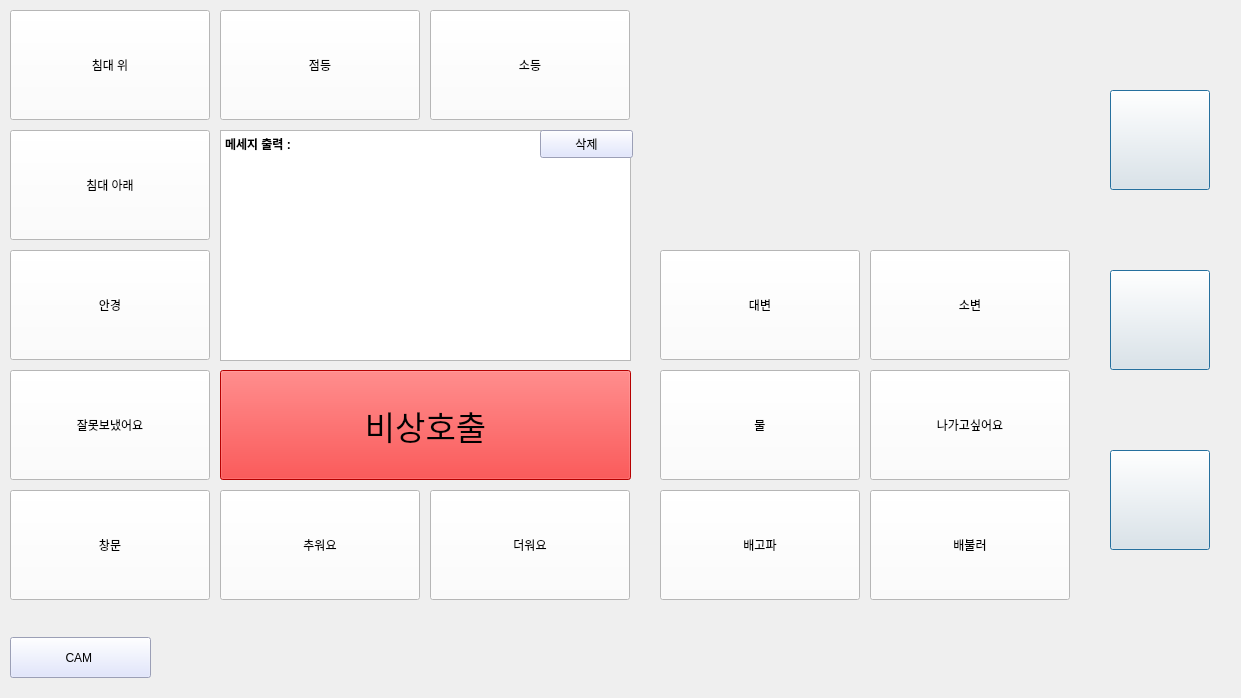
<?xml version="1.0" encoding="UTF-8"?>
<ui version="4.0">
 <class>Form</class>
 <widget class="QWidget" name="Form">
  <property name="geometry">
   <rect>
    <x>0</x>
    <y>0</y>
    <width>1241</width>
    <height>698</height>
   </rect>
  </property>
  <property name="contextMenuPolicy">
   <enum>Qt::NoContextMenu</enum>
  </property>
  <property name="windowTitle">
   <string>Form</string>
  </property>
  <widget class="QPushButton" name="bed_up_btn">
   <property name="geometry">
    <rect>
     <x>10</x>
     <y>10</y>
     <width>200</width>
     <height>110</height>
    </rect>
   </property>
   <property name="styleSheet">
    <string notr="true">background-color: rgb(255, 255, 255);
font: 20pt &quot;휴먼엑스포&quot;;</string>
   </property>
   <property name="text">
    <string>침대 위</string>
   </property>
   <property name="autoDefault">
    <bool>false</bool>
   </property>
  </widget>
  <widget class="QPushButton" name="glasses_btn">
   <property name="geometry">
    <rect>
     <x>10</x>
     <y>250</y>
     <width>200</width>
     <height>110</height>
    </rect>
   </property>
   <property name="styleSheet">
    <string notr="true">background-color: rgb(255, 255, 255);
font: 20pt &quot;휴먼엑스포&quot;;</string>
   </property>
   <property name="text">
    <string>안경</string>
   </property>
  </widget>
  <widget class="QPushButton" name="small_btn">
   <property name="geometry">
    <rect>
     <x>870</x>
     <y>250</y>
     <width>200</width>
     <height>110</height>
    </rect>
   </property>
   <property name="styleSheet">
    <string notr="true">background-color: rgb(255, 255, 255);
font: 20pt &quot;휴먼엑스포&quot;;</string>
   </property>
   <property name="text">
    <string>소변</string>
   </property>
  </widget>
  <widget class="QPushButton" name="big_btn">
   <property name="geometry">
    <rect>
     <x>660</x>
     <y>250</y>
     <width>200</width>
     <height>110</height>
    </rect>
   </property>
   <property name="styleSheet">
    <string notr="true">background-color: rgb(255, 255, 255);
font: 20pt &quot;휴먼엑스포&quot;;</string>
   </property>
   <property name="text">
    <string>대변</string>
   </property>
  </widget>
  <widget class="QPushButton" name="light_off_btn">
   <property name="geometry">
    <rect>
     <x>430</x>
     <y>10</y>
     <width>200</width>
     <height>110</height>
    </rect>
   </property>
   <property name="styleSheet">
    <string notr="true">background-color: rgb(255, 255, 255);
font: 20pt &quot;휴먼엑스포&quot;;</string>
   </property>
   <property name="text">
    <string>소등</string>
   </property>
  </widget>
  <widget class="QPushButton" name="bed_down_btn">
   <property name="geometry">
    <rect>
     <x>10</x>
     <y>130</y>
     <width>200</width>
     <height>110</height>
    </rect>
   </property>
   <property name="styleSheet">
    <string notr="true">background-color: rgb(255, 255, 255);
font: 20pt &quot;휴먼엑스포&quot;;</string>
   </property>
   <property name="text">
    <string>침대 아래</string>
   </property>
  </widget>
  <widget class="QPushButton" name="light_on_btn">
   <property name="geometry">
    <rect>
     <x>220</x>
     <y>10</y>
     <width>200</width>
     <height>110</height>
    </rect>
   </property>
   <property name="styleSheet">
    <string notr="true">background-color: rgb(255, 255, 255);
font: 20pt &quot;휴먼엑스포&quot;;</string>
   </property>
   <property name="text">
    <string>점등</string>
   </property>
  </widget>
  <widget class="QPushButton" name="mistake_btn">
   <property name="geometry">
    <rect>
     <x>10</x>
     <y>370</y>
     <width>200</width>
     <height>110</height>
    </rect>
   </property>
   <property name="styleSheet">
    <string notr="true">background-color: rgb(255, 255, 255);
font: 20pt &quot;휴먼엑스포&quot;;</string>
   </property>
   <property name="text">
    <string>잘못보냈어요</string>
   </property>
  </widget>
  <widget class="QPushButton" name="window_btn">
   <property name="geometry">
    <rect>
     <x>10</x>
     <y>490</y>
     <width>200</width>
     <height>110</height>
    </rect>
   </property>
   <property name="styleSheet">
    <string notr="true">background-color: rgb(255, 255, 255);
font: 20pt &quot;휴먼엑스포&quot;;</string>
   </property>
   <property name="text">
    <string>창문</string>
   </property>
  </widget>
  <widget class="QPushButton" name="out_btn">
   <property name="geometry">
    <rect>
     <x>870</x>
     <y>370</y>
     <width>200</width>
     <height>110</height>
    </rect>
   </property>
   <property name="styleSheet">
    <string notr="true">background-color: rgb(255, 255, 255);
font: 20pt &quot;휴먼엑스포&quot;;</string>
   </property>
   <property name="text">
    <string>나가고싶어요</string>
   </property>
  </widget>
  <widget class="QPushButton" name="cold_btn">
   <property name="geometry">
    <rect>
     <x>220</x>
     <y>490</y>
     <width>200</width>
     <height>110</height>
    </rect>
   </property>
   <property name="styleSheet">
    <string notr="true">background-color: rgb(255, 255, 255);
font: 20pt &quot;휴먼엑스포&quot;;</string>
   </property>
   <property name="text">
    <string>추워요</string>
   </property>
  </widget>
  <widget class="QPushButton" name="water_btn">
   <property name="geometry">
    <rect>
     <x>660</x>
     <y>370</y>
     <width>200</width>
     <height>110</height>
    </rect>
   </property>
   <property name="styleSheet">
    <string notr="true">background-color: rgb(255, 255, 255);
font: 20pt &quot;휴먼엑스포&quot;;</string>
   </property>
   <property name="text">
    <string>물</string>
   </property>
  </widget>
  <widget class="QPushButton" name="hot_btn">
   <property name="geometry">
    <rect>
     <x>430</x>
     <y>490</y>
     <width>200</width>
     <height>110</height>
    </rect>
   </property>
   <property name="styleSheet">
    <string notr="true">background-color: rgb(255, 255, 255);
font: 20pt &quot;휴먼엑스포&quot;;</string>
   </property>
   <property name="text">
    <string>더워요</string>
   </property>
  </widget>
  <widget class="QPushButton" name="full_btn">
   <property name="geometry">
    <rect>
     <x>870</x>
     <y>490</y>
     <width>200</width>
     <height>110</height>
    </rect>
   </property>
   <property name="styleSheet">
    <string notr="true">background-color: rgb(255, 255, 255);
font: 20pt &quot;휴먼엑스포&quot;;</string>
   </property>
   <property name="text">
    <string>배불러</string>
   </property>
  </widget>
  <widget class="QPushButton" name="hungry_btn">
   <property name="geometry">
    <rect>
     <x>660</x>
     <y>490</y>
     <width>200</width>
     <height>110</height>
    </rect>
   </property>
   <property name="styleSheet">
    <string notr="true">background-color: rgb(255, 255, 255);
font: 20pt &quot;휴먼엑스포&quot;;</string>
   </property>
   <property name="text">
    <string>배고파</string>
   </property>
  </widget>
  <widget class="QPushButton" name="emergency_btn">
   <property name="geometry">
    <rect>
     <x>220</x>
     <y>370</y>
     <width>411</width>
     <height>110</height>
    </rect>
   </property>
   <property name="font">
    <font>
     <family>휴먼엑스포</family>
     <pointsize>25</pointsize>
     <weight>50</weight>
     <italic>false</italic>
     <bold>false</bold>
    </font>
   </property>
   <property name="styleSheet">
    <string notr="true">background-color: rgb(255, 0, 0);
font: 25pt &quot;휴먼엑스포&quot;;</string>
   </property>
   <property name="text">
    <string>비상호출</string>
   </property>
  </widget>
  <widget class="QTextEdit" name="textEdit">
   <property name="geometry">
    <rect>
     <x>220</x>
     <y>130</y>
     <width>411</width>
     <height>231</height>
    </rect>
   </property>
   <property name="styleSheet">
    <string notr="true"/>
   </property>
   <property name="html">
    <string>&lt;!DOCTYPE HTML PUBLIC &quot;-//W3C//DTD HTML 4.0//EN&quot; &quot;http://www.w3.org/TR/REC-html40/strict.dtd&quot;&gt;
&lt;html&gt;&lt;head&gt;&lt;meta name=&quot;qrichtext&quot; content=&quot;1&quot; /&gt;&lt;style type=&quot;text/css&quot;&gt;
p, li { white-space: pre-wrap; }
&lt;/style&gt;&lt;/head&gt;&lt;body style=&quot; font-family:'Gulim'; font-size:9pt; font-weight:400; font-style:normal;&quot;&gt;
&lt;p style=&quot; margin-top:0px; margin-bottom:0px; margin-left:0px; margin-right:0px; -qt-block-indent:0; text-indent:0px;&quot;&gt;&lt;span style=&quot; font-weight:600;&quot;&gt;메세지 출력 :&lt;/span&gt; &lt;/p&gt;
&lt;p style=&quot;-qt-paragraph-type:empty; margin-top:0px; margin-bottom:0px; margin-left:0px; margin-right:0px; -qt-block-indent:0; text-indent:0px;&quot;&gt;&lt;br /&gt;&lt;/p&gt;
&lt;p style=&quot;-qt-paragraph-type:empty; margin-top:0px; margin-bottom:0px; margin-left:0px; margin-right:0px; -qt-block-indent:0; text-indent:0px;&quot;&gt;&lt;br /&gt;&lt;/p&gt;&lt;/body&gt;&lt;/html&gt;</string>
   </property>
  </widget>
  <widget class="QPushButton" name="cam_btn">
   <property name="geometry">
    <rect>
     <x>10</x>
     <y>637</y>
     <width>141</width>
     <height>41</height>
    </rect>
   </property>
   <property name="styleSheet">
    <string notr="true">background-color: rgb(217, 223, 255);
font: 9pt &quot;휴먼엑스포&quot;;</string>
   </property>
   <property name="text">
    <string>CAM </string>
   </property>
  </widget>
  <widget class="QPushButton" name="my_btn">
   <property name="geometry">
    <rect>
     <x>1110</x>
     <y>90</y>
     <width>100</width>
     <height>100</height>
    </rect>
   </property>
   <property name="text">
    <string/>
   </property>
   <property name="icon">
    <iconset resource="image/icon.qrc">
     <normaloff>:/my/my.png</normaloff>:/my/my.png</iconset>
   </property>
   <property name="iconSize">
    <size>
     <width>90</width>
     <height>100</height>
    </size>
   </property>
   <property name="autoRepeat">
    <bool>false</bool>
   </property>
   <property name="autoExclusive">
    <bool>false</bool>
   </property>
   <property name="autoDefault">
    <bool>false</bool>
   </property>
   <property name="default">
    <bool>true</bool>
   </property>
   <property name="flat">
    <bool>false</bool>
   </property>
  </widget>
  <widget class="QPushButton" name="setting_btn">
   <property name="geometry">
    <rect>
     <x>1110</x>
     <y>270</y>
     <width>100</width>
     <height>100</height>
    </rect>
   </property>
   <property name="text">
    <string/>
   </property>
   <property name="icon">
    <iconset resource="image/icon.qrc">
     <normaloff>:/setting/setting.png</normaloff>:/setting/setting.png</iconset>
   </property>
   <property name="iconSize">
    <size>
     <width>90</width>
     <height>100</height>
    </size>
   </property>
   <property name="autoDefault">
    <bool>false</bool>
   </property>
   <property name="default">
    <bool>true</bool>
   </property>
  </widget>
  <widget class="QPushButton" name="gallery_btn">
   <property name="geometry">
    <rect>
     <x>1110</x>
     <y>450</y>
     <width>100</width>
     <height>100</height>
    </rect>
   </property>
   <property name="text">
    <string/>
   </property>
   <property name="icon">
    <iconset resource="image/icon.qrc">
     <normaloff>:/gallery/gallery.png</normaloff>:/gallery/gallery.png</iconset>
   </property>
   <property name="iconSize">
    <size>
     <width>90</width>
     <height>100</height>
    </size>
   </property>
   <property name="default">
    <bool>true</bool>
   </property>
  </widget>
  <widget class="QPushButton" name="clear_btn">
   <property name="geometry">
    <rect>
     <x>540</x>
     <y>130</y>
     <width>93</width>
     <height>28</height>
    </rect>
   </property>
   <property name="styleSheet">
    <string notr="true">background-color: rgb(217, 223, 255);
font: 9pt &quot;휴먼엑스포&quot;;</string>
   </property>
   <property name="text">
    <string>삭제</string>
   </property>
  </widget>
 </widget>
 <resources>
  <include location="image/icon.qrc"/>
 </resources>
 <connections/>
</ui>
